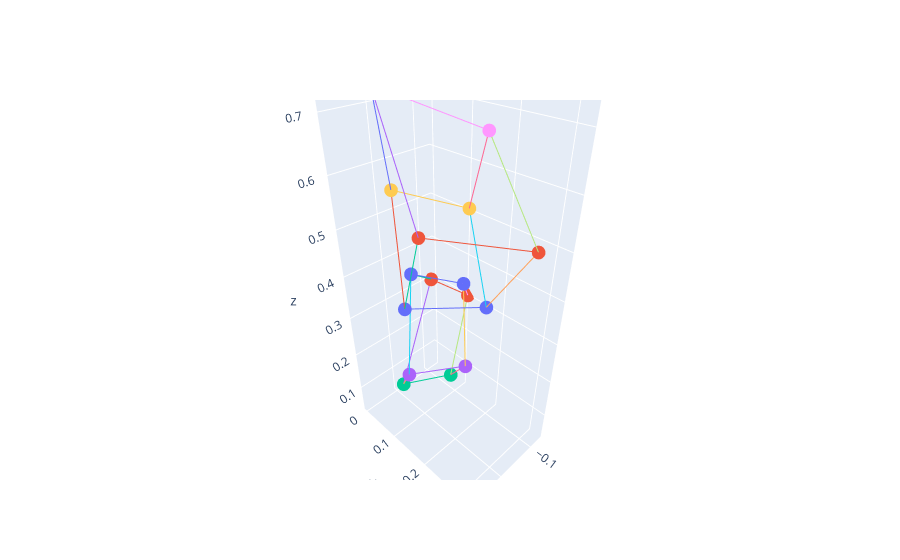

This figure's notebook cell:
### Code cell
import numpy as np
import plotly.graph_objects as go
import plotly.express as px

def jednacina(a, b):
    jedn=np.array([a[0]*b[0], a[1]*b[0], a[2]*b[0], a[0]*b[1], a[1]*b[1], a[2]*b[1], a[0]*b[2], a[1]*b[2], a[2]*b[2]])
    return jedn

def fundamentalna(leve, desne):
    MFM=[]
    for i in range(len(leve)):
        jed=jednacina(leve[i], desne[i])
        MFM.append(jed)
    MFM=np.array(MFM)
    _, _, Vh = np.linalg.svd(MFM)
    f=Vh[-1].reshape(3, 3)

    #Popravljanje fundamentalne matrice
    U, S, VhF = np.linalg.svd(f)
    S[2]=0
    Fr = U @ np.diag(S) @ VhF
    return Fr

def osnovna(K, F):
    E= K.T @ F @ K
    Uo, So, Vho = np.linalg.svd(E)
    So = np.diag([1, 1, 0])
    E = Uo @ So @ Vho
    return E

def dekompozicija(E):
    Q0 = np.array([[0,-1,0],
              [1, 0,0],
              [0, 0,1]])

    E0 = np.array([[0, 1,0],
              [-1,0,0],
              [0, 0,0]])

    Ue, Se, Vhe = np.linalg.svd(E)
    if(np.linalg.det(Ue)* np.linalg.det(Vhe)<0):
        E=-E
        Ue, Se, Vhe = np.linalg.svd(E)
    if(np.linalg.det(Ue)<0 and np.linalg.det(Vhe)<0):
        Ue=-Ue
        Vhe=-Vhe
    
    Ec=Ue @ E0 @ Ue.T
    A= Ue @ Q0 @ Vhe
    return [Ec, A]

def vektor(Ec):
    return np.array([Ec[2, 1], Ec[0, 2], Ec[1, 0]])

def matrice_kamera(K, A, t):
    T2 = np.hstack([K, np.zeros((3, 1))])
    t=np.asarray(t).reshape(3, 1)
    T1 = np.hstack([K @ A, K @ t])
    return [T1, T2]

def jed_tr(T1, T2, M1, M2):
    return np.array([M1[1]*T1[2]-M1[2]*T1[1], -M1[0]*T1[2]+M1[2]*T1[0], M2[1]*T2[2]-M2[2]*T2[1], -M2[0]*T2[2]+M2[2]*T2[0]])

def aff(P):
    return P[:-1]/P[-1]

def triangulisi(T1, T2, M1, M2):
    jedM=jed_tr(T1, T2, M1, M2)
    _, _, Vt = np.linalg.svd(jedM)
    M=Vt[-1]
    return aff(M)

def triangulacije_tacaka(leve, desne, T1, T2):
    P3D=[]
    for Ml, Mr in zip(leve, desne):
        Pt=triangulisi(T1, T2, Ml, Mr)
        P3D.append(Pt)
    P3D=np.array(P3D)
    return P3D

def prikazKocke(niz): 
    ivice = np.array([[0,1],[1,2],[2,3],[3,0],[4,5],[5,6],[6,7],[7,4],[0,7],[1,6],[2,5],[3,4],
                  [8,9],[9,10],[10,11],[11,8],[12,13],[13,14],[14,15],[15,12],[8,15],[9,14],[10,13],[11,12]])

    xdata = (np.transpose(niz))[0]
    ydata = (np.transpose(niz))[1]
    zdata = (np.transpose(niz))[2]
    data1 = []
    for i in range(len(ivice)):
        data1.append(go.Scatter3d(x=[xdata[ivice[i][0]], xdata[ivice[i][1]]], y=[ydata[ivice[i][0]], ydata[ivice[i][1]]],z=[zdata[ivice[i][0]], zdata[ivice[i][1]]]))
    fig = go.Figure(data = data1 )
    fig. update_layout(showlegend=False)
    fig.show()

    # fig.write_html("c:/Users/vasfolder/test.html", include_plotlyjs = 'cdn', default_width = '3000px', default_height = '2000px', full_html = False) #Modifiy the html file
    # fig.show()


leve=np.array([1, -1, -1])*(np.array([4032, 0, 0])-np.array([[421, 1151, 1], [1394, 876, 1], [1991, 1385, 1], [942, 1808, 1], [1042, 2583, 1], [1888, 2107, 1], [1404, 1605, 1], [595, 1943, 1], [2526, 818, 1], [3097, 694, 1], [3718, 1086, 1], [3151, 1282, 1], [2850, 1953, 1], [3382, 1720, 1], [2863, 1304, 1], [2353, 1472, 1]]))
desne=np.array([1, -1, -1])*(np.array([4032, 0, 0])-np.array([[1200, 409, 1], [1747, 504, 1], [1235, 792, 1], [646, 645, 1], [831, 1339, 1], [1367, 1516, 1], [1822, 1175, 1], [1313, 1035, 1], [2449, 800, 1], [3413, 1067, 1], [2871, 1657, 1], [1785, 1226, 1], [1859, 2078, 1], [2756, 2583, 1], [3232, 1958, 1], [2410, 1595, 1]]))

F=fundamentalna(leve, desne)
print("Fundamentalna matrica F: \n", F)

K=np.array([3200, 0, 2016, 0, 3200, 1512, 0, 0, 1])
K=K.reshape(3, 3)

E=osnovna(K, F)
print("\nOsnovna matrica E: \n", E)

DE=dekompozicija(E)
Ec=DE[0]
A=DE[1]
print("\nEc matrica: \n", Ec)
print("\nA matrica: \n", A)
# EC_AA = Ec @ A
# print("\nProvera: \n", (E[0, 0] / EC_AA[0, 0]) * EC_AA)

C=vektor(Ec)
C1=-A.T @ C
# print("\nPozicija prve kamere u sistemu druge kamere: \n", C1)

T=matrice_kamera(K, A, C1)
print("\nMatrica prve kamere T1: \n", T[0])
print("\nMatrica druge kamere T2: \n", T[1])

tacke3D=triangulacije_tacaka(leve, desne, T[0], T[1])
print("\n3D koordinate temena:\n", tacke3D)

prikazKocke(tacke3D)

### Figure 1 — Plotly figure (JSON) as saved in the notebook; plotly's stock layout.template omitted (floating-point values rounded to 4 significant figures)
{"data": [{"type": "scatter3d", "x": [0.05597, 0.004266], "y": [0.08375, 0.04374], "z": [0.747, 0.565]}, {"type": "scatter3d", "x": [0.004266, 0.05219], "y": [0.04374, 0.1198], "z": [0.565, 0.3733]}, {"type": "scatter3d", "x": [0.05219, 0.08411], "y": [0.1198, 0.2039], "z": [0.3733, 0.5645]}, {"type": "scatter3d", "x": [0.08411, 0.05597], "y": [0.2039, 0.08375], "z": [0.5645, 0.747]}, {"type": "scatter3d", "x": [-0.04897, -0.03917], "y": [0.3203, 0.2347], "z": [0.5338, 0.39]}, {"type": "scatter3d", "x": [-0.03917, -0.06228], "y": [0.2347, 0.1669], "z": [0.39, 0.5493]}, {"type": "scatter3d", "x": [-0.06228, -0.04175], "y": [0.1669, 0.2193], "z": [0.5493, 0.6925]}, {"type": "scatter3d", "x": [-0.04175, -0.04897], "y": [0.2193, 0.3203], "z": [0.6925, 0.5338]}, {"type": "scatter3d", "x": [0.05597, -0.04175], "y": [0.08375, 0.2193], "z": [0.747, 0.6925]}, {"type": "scatter3d", "x": [0.004266, -0.06228], "y": [0.04374, 0.1669], "z": [0.565, 0.5493]}, {"type": "scatter3d", "x": [0.05219, -0.03917], "y": [0.1198, 0.2347], "z": [0.3733, 0.39]}, {"type": "scatter3d", "x": [0.08411, -0.04897], "y": [0.2039, 0.3203], "z": [0.5645, 0.5338]}, {"type": "scatter3d", "x": [-0.04532, -0.1223], "y": [0.02359, 0.0001946], "z": [0.3591, 0.2989]}, {"type": "scatter3d", "x": [-0.1223, -0.01215], "y": [0.0001946, 0.01174], "z": [0.2989, 0.04917]}, {"type": "scatter3d", "x": [-0.01215, 0.01056], "y": [0.01174, 0.06585], "z": [0.04917, 0.1376]}, {"type": "scatter3d", "x": [0.01056, -0.04532], "y": [0.06585, 0.02359], "z": [0.1376, 0.3591]}, {"type": "scatter3d", "x": [-0.05239, -0.06729], "y": [0.1764, 0.1184], "z": [0.1967, 0.1185]}, {"type": "scatter3d", "x": [-0.06729, -0.131], "y": [0.1184, 0.1066], "z": [0.1185, 0.3037]}, {"type": "scatter3d", "x": [-0.131, -0.08346], "y": [0.1066, 0.1374], "z": [0.3037, 0.3719]}, {"type": "scatter3d", "x": [-0.08346, -0.05239], "y": [0.1374, 0.1764], "z": [0.3719, 0.1967]}, {"type": "scatter3d", "x": [-0.04532, -0.08346], "y": [0.02359, 0.1374], "z": [0.3591, 0.3719]}, {"type": "scatter3d", "x": [-0.1223, -0.131], "y": [0.0001946, 0.1066], "z": [0.2989, 0.3037]}, {"type": "scatter3d", "x": [-0.01215, -0.06729], "y": [0.01174, 0.1184], "z": [0.04917, 0.1185]}, {"type": "scatter3d", "x": [0.01056, -0.05239], "y": [0.06585, 0.1764], "z": [0.1376, 0.1967]}], "layout": {"showlegend": false}}
